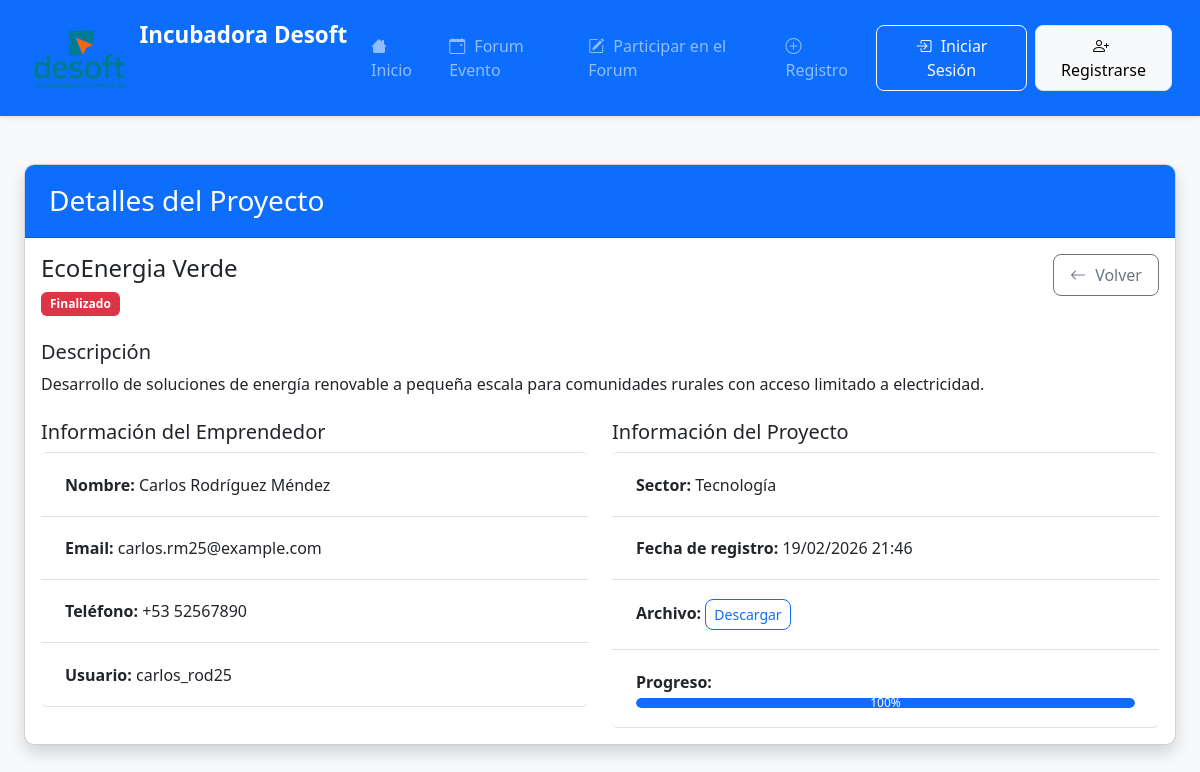
The app's page /proyecto/2/, older data.
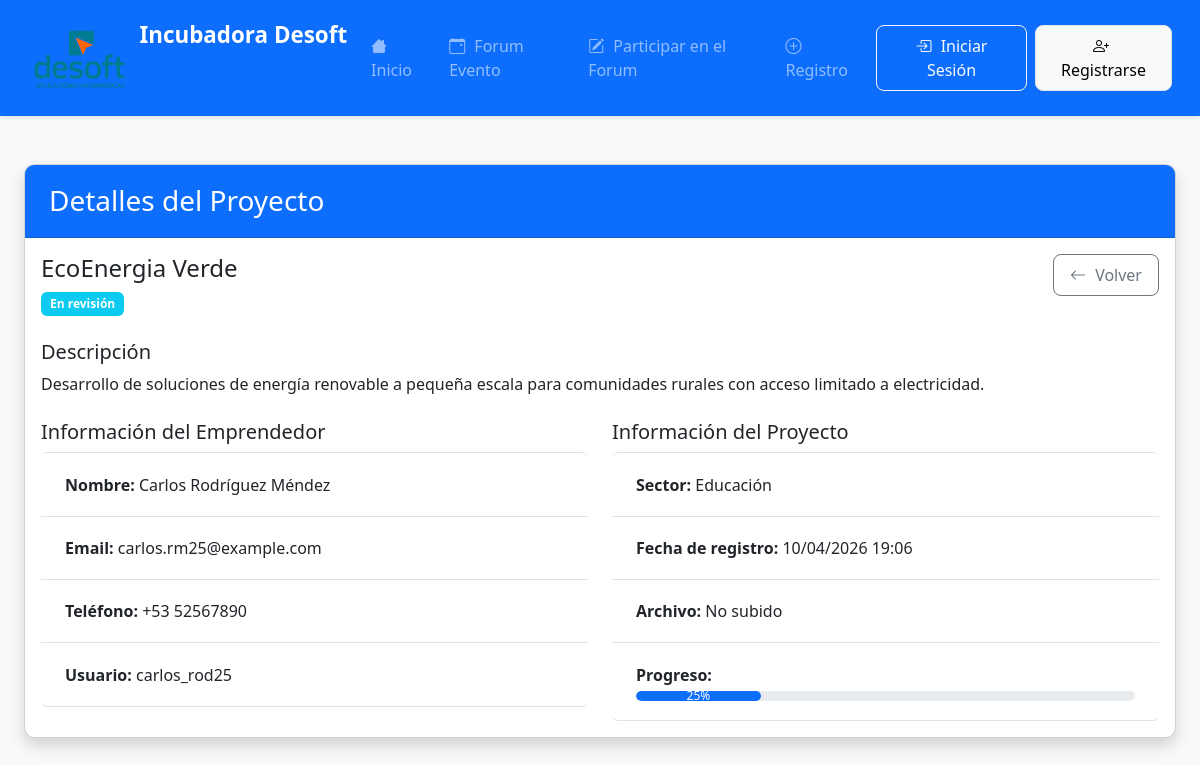
The same page, newer data.
### emprendedores/models.py (models this page shows, shortened)
class Proyecto(models.Model):
    ESTADOS = (
        ('pendiente', 'Pendiente'),
        ('revision', 'En revisión'),
        ('aceptado', 'Aceptado'),
        ('asignado', 'En proceso'),
        ('rechazado', 'Rechazado'),
        ('finalizado', 'Finalizado'),
    )
    SECTORES = (
        ('tecnologia', 'Tecnología'),
        ('salud', 'Salud'),
        ('educacion', 'Educación'),
        ('finanzas', 'Finanzas'),
        ('comercio', 'Comercio'),
        ('otros', 'Otros'),
    )
    usuario = models.ForeignKey(User, on_delete=models.CASCADE, related_name='proyectos', null=True, blank=True)
    nombre_proyecto = models.CharField(max_length=200)
    descripcion = models.TextField()
    nombre_completo = models.CharField(max_length=100)
    email = models.EmailField()
    telefono = models.CharField(max_length=15, blank=True, null=True)
    estado = models.CharField(max_length=20, choices=ESTADOS, default='pendiente')
    sector = models.CharField(max_length=20, choices=SECTORES, default='tecnologia')
    fecha_registro = models.DateTimeField(auto_now_add=True)
    archivo_proyecto = models.FileField(upload_to='proyectos/%Y/%m/%d/', blank=True, null=True)
    progreso = models.PositiveIntegerField(default=0)
    motivo_rechazo = models.TextField(blank=True, null=True)
    presupuesto_estimado = models.DecimalField(
        max_digits=12, decimal_places=2, blank=True, null=True,
        help_text="Presupuesto estimado del proyecto en pesos"
    )
    gestor = models.ForeignKey('GestorCiencias', on_delete=models.SET_NULL, null=True, blank=True,
                            related_name='proyectos_gestionados')
    class Meta:
        ordering = ['-fecha_registro']

### emprendedores/views.py (the view)
# urls.py: path('proyecto/<int:proyecto_id>/', views.detalle_proyecto, name='detalle_proyecto'),
def detalle_proyecto(request, proyecto_id):
    proyecto = get_object_or_404(Proyecto, id=proyecto_id)
    return render(request, 'emprendedores/detalle_proyecto.html', {'proyecto': proyecto})

### emprendedores/templates/emprendedores/detalle_proyecto.html (shortened to what the changed rows need)
{% extends "emprendedores/base.html" %}
{% block content %}
<div class="container mt-5">
    <div class="card shadow">
        <div class="card-body">
            <div class="row mb-4">
                <div class="col-md-8">
                    <h4>{{ proyecto.nombre_proyecto }}</h4>
                    <span class="badge
                        {% if proyecto.estado == 'pendiente' %}bg-secondary
                        {% elif proyecto.estado == 'revision' %}bg-info
                        {% elif proyecto.estado == 'aceptado' %}bg-success
                        {% elif proyecto.estado == 'asignado' %}bg-primary
                        {% else %}bg-danger{% endif %}">
                        {{ proyecto.get_estado_display }}
                    </span>
                </div>
            </div>
            <div class="mb-4">
                <h5>Descripción</h5>
                <p>{{ proyecto.descripcion }}</p>
            </div>
            <div class="row">
                <div class="col-md-6">
                    <ul class="list-group">
                        <li class="list-group-item">
                            <strong>Nombre:</strong> {{ proyecto.nombre_completo }}
                        </li>
                        <li class="list-group-item">
                            <strong>Email:</strong> {{ proyecto.email }}
                        </li>
                        <li class="list-group-item">
                            <strong>Teléfono:</strong> {{ proyecto.telefono|default:"No proporcionado" }}
                        </li>
                        {% if proyecto.usuario %}
                        <li class="list-group-item">
                            <strong>Usuario:</strong> {{ proyecto.usuario.username }}
                        </li>
                        {% endif %}
                    </ul>
                </div>
                <div class="col-md-6">
                    <ul class="list-group">
                        <li class="list-group-item">
                            <strong>Sector:</strong> {{ proyecto.get_sector_display }}
                        </li>
                        <li class="list-group-item">
                            <strong>Fecha de registro:</strong> {{ proyecto.fecha_registro|date:"d/m/Y H:i" }}
                        </li>
                        <li class="list-group-item">
                            <strong>Archivo:</strong>
                            {% if proyecto.archivo_proyecto %}
                                <a href="{{ proyecto.archivo_proyecto.url }}" target="_blank" class="btn btn-sm btn-outline-primary">Descargar</a>
                            {% else %}
                                No subido
                            {% endif %}
                        </li>
                        <li class="list-group-item">
                            <strong>Progreso:</strong>
                            <div class="progress mt-1">
                                <div class="progress-bar" role="progressbar" style="width: {{ proyecto.progreso }}%;"
                                     aria-valuenow="{{ proyecto.progreso }}" aria-valuemin="0" aria-valuemax="100">
                                    {{ proyecto.progreso }}%
                                </div>
                            </div>
                        </li>
                    </ul>
                </div>
            </div>
        </div>
    </div>
</div>
{% endblock %}

Row changes from the older to the newer data that the page shows:
changed Proyecto "EcoEnergia Verde": estado "Finalizado" → "En revisión"; sector "Tecnología" → "Educación"; fecha_registro "19/02/2026 21:46" → "10/04/2026 19:06"; progreso "100" → "25"
Text that changed along with them:
text no longer shown: "Descargar"
text now shown: "No subido"
